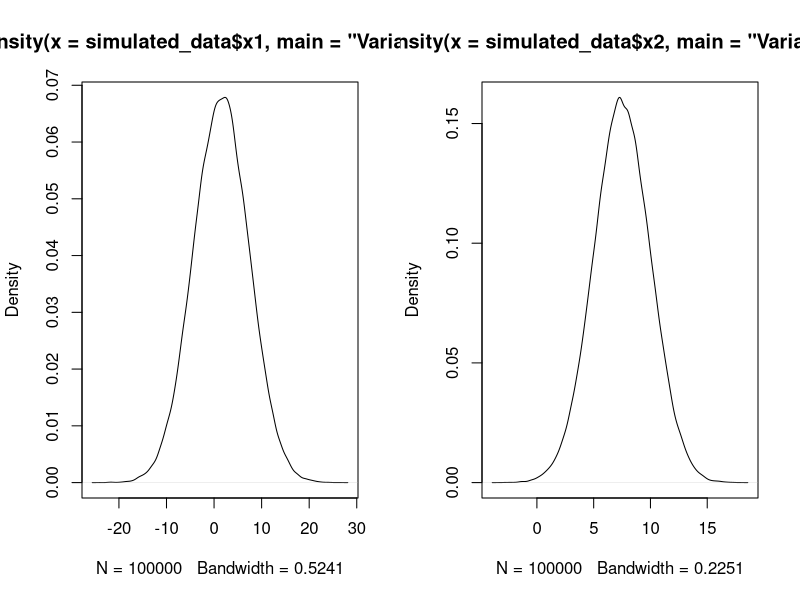

Here is the R script that generated this plot:
# As part of an initiative by the Risk Department, you are asked to provide a model that allows the introduction of correlations in the simulation of two variables in order to carry out a stress test.

# 1.- Conceptualization of the model task: the model must allow the introduction of dependencies between the two variables for the simulation.
# 2.- Data collection: after research and eliciting input from business stakeholders, the time period used to run the simulation is selected based on economic structural and cyclical factors.
# 3.- Data preparation and wrangling: after selecting the time period, we have to make sure that there are no missing values, blanks, and that the two variables contain data points that are for the same periods. 
# 4.- Data exploration: we explore both variables using descriptive statistics, visualizations, economic theory and other tools. 
# 5.- Model building: After careful consideration and data exploration, we choose Cholesky decomposition as the technique to introduce correlation into the randomly generated data.


# For the purposes of this exercise, means and standard deviations are set manually. We assume that a thorough data exploration has been performed on the data and we will proceed directly to step 5.



# Use current time as seed for randomness
set.seed(Sys.time())  
n <- 100000


# After data exploration, we can assert that:
mean1 <- 1.5
sd1 <- 5.8
mean2 <- 7.5
sd2 <- 2.5
correlation <-.8


# Function to generate two correlated normal random variables with the mean and standard deviation provided above
generate_correlated_normals <- function(n, mean1, sd1, mean2, sd2, correlation) {
  # Generate standard normal variables
  z <- matrix(rnorm(2 * n), ncol = 2)
  
  # Generate correlated standard normal variables using Cholesky decomposition
  cor_matrix <- matrix(c(1, correlation, correlation, 1), ncol = 2)
  chol_matrix <- chol(cor_matrix)
  z_correlated <- z %*% chol_matrix
  
  # Convert to normal variables with specified mean and standard deviation
  x1 <- mean1 + sd1 * z_correlated[, 1]
  x2 <- mean2 + sd2 * z_correlated[, 2]
  
  return(list(x1 = x1, x2 = x2))
}


# Generate correlated normal variables
simulated_data <- generate_correlated_normals(n, mean1, sd1, mean2, sd2, correlation)
population <- as.data.frame(simulated_data)






# Plot the simulated data
par(mfrow = c(1, 2))
plot(density(simulated_data$x1, main ="Variable 1"))
plot(density(simulated_data$x2, main ="Variable 2"))


